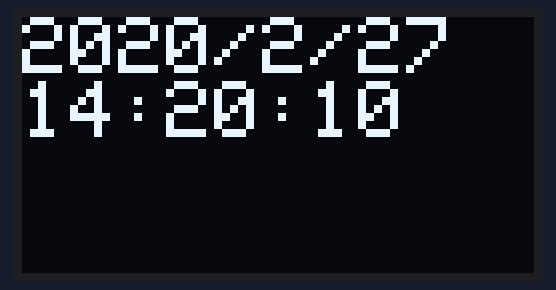
This sketch was run on a simulated Arduino Uno, built with avr-gcc and run on an emulated ATmega328P. Parts: 128×64 one-colour display. The local clock reads 2024-03-15 10:24:30 at power-on unless the sketch sets it; what the sketch prints to the serial monitor is not drawn.

Above: at 0.1 s.
At 4.2 s:
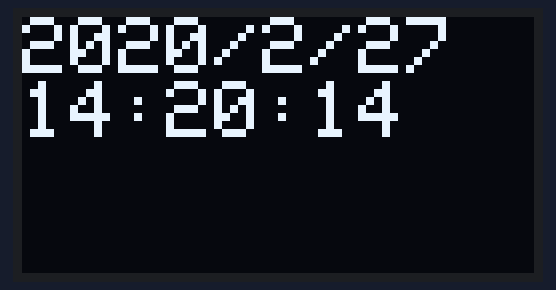
At 9.1 s:
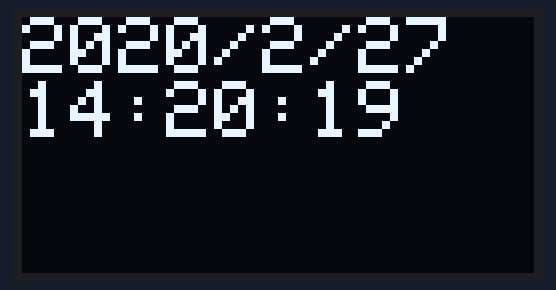
At 18.1 s:
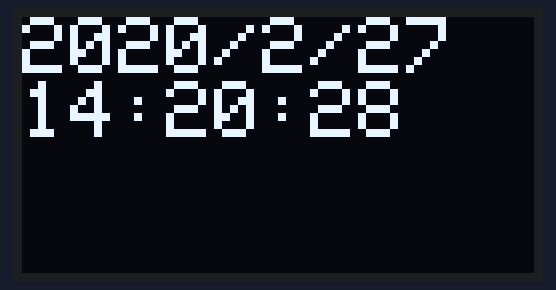
At 27.1 s:
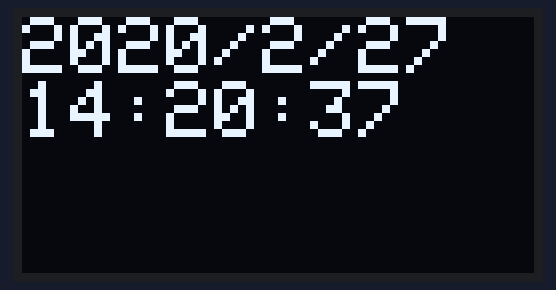
At 37.1 s:
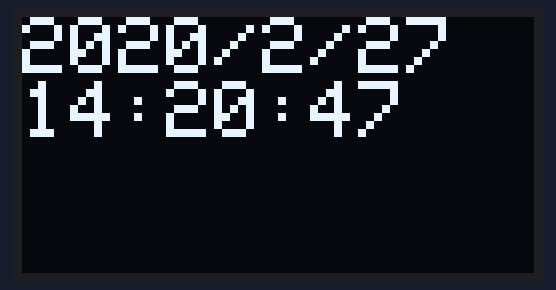

Measured:
- what the display in image 1 shows lasts 1.0 s, from 4.1 s to 5.1 s

The sketch:

LAB_6_Ex2.ino
```cpp
#include <SPI.h>
#include <Wire.h>
#include <Adafruit_GFX.h>
#include <Adafruit_SSD1306.h>

#include <ThreeWire.h>
#include <RtcDS1302.h>

#define SCREEN_WIDTH 128
#define SCREEN_HEIGHT 64
#define OLED_RESET -1

Adafruit_SSD1306 display(SCREEN_WIDTH, SCREEN_HEIGHT, &Wire, OLED_RESET);
ThreeWire myWire(3, 6, 2);
RtcDS1302<ThreeWire> Rtc(myWire);
void printDateTime(const RtcDateTime& dt)
{
  display.clearDisplay();
  display.setTextSize(2);
  display.setTextColor(WHITE);
  display.setCursor(0,0);
  display.print(dt.Year());
  display.print('/');
  display.print(dt.Month());
  display.print('/');
  display.print(dt.Day());
  display.print(' ');
  display.print(dt.Hour());
  display.print(':');
  display.print(dt.Minute());
  display.print(':');
  display.print(dt.Second());
  display.display();
}

void setup() {
  Serial.begin(57600);
  Rtc.Begin();
  display.print("");
  display.begin(SSD1306_SWITCHCAPVCC, 0x3c);
  display.clearDisplay();
  RtcDateTime setting_time(2020,2,27,14,20,10);
  Rtc.SetDateTime(setting_time);
}

void loop() {
  RtcDateTime now = Rtc.GetDateTime();
  Serial.println(now.Year());
  printDateTime(now);
  delay(100);
}
```
